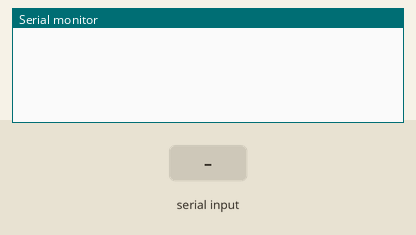
Recording of a sketch running on a simulated Arduino Uno, built with avr-gcc and run on an emulated ATmega328P. Shown: the last lines printed to the serial monitor. The test bench sets the inputs (shaded band).

Above: at 1.2 s.
1.3 s: "90,45\n" received over Serial
At 2.1 s:
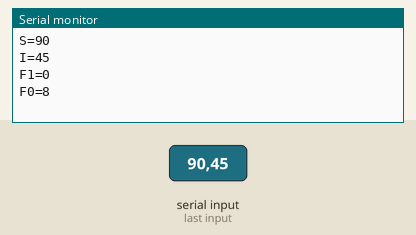
2.8 s: "30,150\n" received over Serial
At 3.6 s:
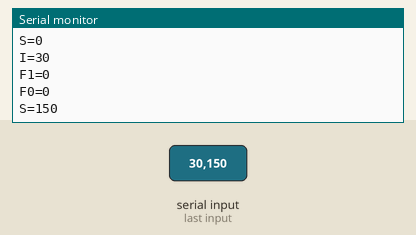

The sketch:

ULTIPLEXER__DEMUX__PURE_SOFTWARE_IMPLEMENTATION_F1_S1_F0_S_1.ino
```cpp
// C++ code
//
void setup()
{
    Serial.begin(9600);
}

void loop()
{
    if (Serial.available() > 0)
    {
        int S = Serial.parseInt();
        Serial.print("S=");
        Serial.println(S);

        int I = Serial.parseInt();
        Serial.print("I=");
        Serial.println(I);

        int F1 = !S & I;
        Serial.print("F1=");
        Serial.println(F1);

        int F0 = S & I;
        Serial.print("F0=");
        Serial.println(F0);

        Serial.println();
    }
}
```

Measured:
- after the input at 1.3 s, the serial monitor: prints a new line at once (image 1)
- after the input at 2.8 s, the serial monitor: prints a new line at once (image 2)
